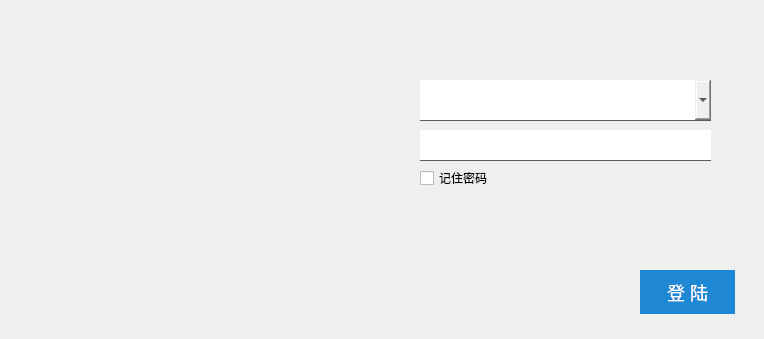
<?xml version="1.0" encoding="UTF-8"?>
<ui version="4.0">
 <class>LoginForm</class>
 <widget class="QDialog" name="LoginForm">
  <property name="geometry">
   <rect>
    <x>0</x>
    <y>0</y>
    <width>764</width>
    <height>339</height>
   </rect>
  </property>
  <property name="cursor">
   <cursorShape>ArrowCursor</cursorShape>
  </property>
  <property name="windowTitle">
   <string>LoginForm</string>
  </property>
  <property name="styleSheet">
   <string notr="true"/>
  </property>
  <widget class="QComboBox" name="box1">
   <property name="geometry">
    <rect>
     <x>420</x>
     <y>80</y>
     <width>291</width>
     <height>41</height>
    </rect>
   </property>
   <property name="styleSheet">
    <string notr="true">font-size:18px;
border-style: solid;
border-bottom:1px solid #5c5c5c;  


  
</string>
   </property>
  </widget>
  <widget class="QLineEdit" name="pwdedit">
   <property name="geometry">
    <rect>
     <x>420</x>
     <y>130</y>
     <width>291</width>
     <height>31</height>
    </rect>
   </property>
   <property name="styleSheet">
    <string notr="true">border-style: solid; 
border-color: red;
border-bottom:1px solid #5c5c5c;
font-size:10px;
 </string>
   </property>
  </widget>
  <widget class="QCheckBox" name="checkBox">
   <property name="geometry">
    <rect>
     <x>420</x>
     <y>170</y>
     <width>81</width>
     <height>16</height>
    </rect>
   </property>
   <property name="text">
    <string>记住密码</string>
   </property>
  </widget>
  <widget class="QPushButton" name="set_btn">
   <property name="geometry">
    <rect>
     <x>740</x>
     <y>0</y>
     <width>21</width>
     <height>21</height>
    </rect>
   </property>
   <property name="cursor">
    <cursorShape>PointingHandCursor</cursorShape>
   </property>
   <property name="styleSheet">
    <string notr="true">border-style:solid;
image:url(:/images/set.png)</string>
   </property>
   <property name="text">
    <string/>
   </property>
  </widget>
  <widget class="QPushButton" name="log_btn">
   <property name="geometry">
    <rect>
     <x>640</x>
     <y>270</y>
     <width>95</width>
     <height>44</height>
    </rect>
   </property>
   <property name="cursor">
    <cursorShape>PointingHandCursor</cursorShape>
   </property>
   <property name="styleSheet">
    <string notr="true">border-style:solid;
color:white;
font-size:18px;
background-color:#1f88d4;
</string>
   </property>
   <property name="text">
    <string>登 陆</string>
   </property>
  </widget>
  <widget class="QLabel" name="label">
   <property name="geometry">
    <rect>
     <x>0</x>
     <y>0</y>
     <width>358</width>
     <height>339</height>
    </rect>
   </property>
   <property name="styleSheet">
    <string notr="true">background-image:url(:/images/jyv1.1.png)</string>
   </property>
   <property name="text">
    <string/>
   </property>
  </widget>
  <widget class="QLabel" name="loading_label">
   <property name="geometry">
    <rect>
     <x>460</x>
     <y>170</y>
     <width>211</width>
     <height>151</height>
    </rect>
   </property>
   <property name="text">
    <string/>
   </property>
   <property name="scaledContents">
    <bool>false</bool>
   </property>
   <property name="alignment">
    <set>Qt::AlignCenter</set>
   </property>
  </widget>
 </widget>
 <layoutdefault spacing="6" margin="11"/>
 <resources/>
 <connections/>
</ui>
